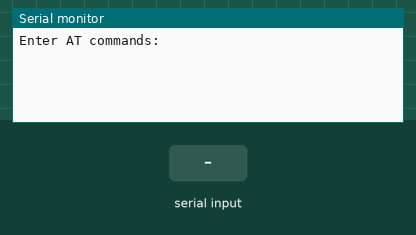
This sketch was run on a simulated Arduino Uno, built with avr-gcc and run on an emulated ATmega328P. Shown: the last lines printed to the serial monitor. Inputs (shaded band) come from the test bench.

Above: at 1.2 s.
1.3 s: "1" received over the second serial link
At 2.3 s:
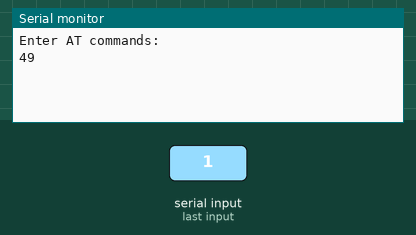
2.8 s: "0" received over the second serial link
At 3.4 s:
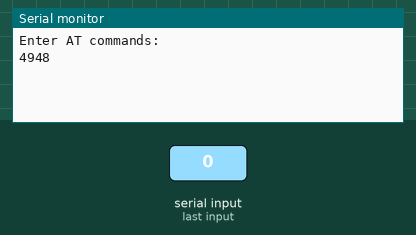

The sketch:

bluetooth.ino
```cpp
 #include <SoftwareSerial.h>
#include <stdio.h>
SoftwareSerial BTserial(2, 3); // RX | TX
// Connect the HC-06 TX to the Arduino RX on pin 2.
// Connect the HC-06 RX to the Arduino TX on pin 3 through a voltage divider.
//
void setup()
{
    Serial.begin(9600);
    Serial.println("Enter AT commands:");

    // HC-06 default serial speed is 9600
    BTserial.begin(9600);
}

void loop()
{

    // Keep reading from HC-06 and send to Arduino Serial Monitor
    if (BTserial.available())
    {
      int recv_byte;
      char recv_val[20];
      recv_byte = BTserial.read();
      sprintf(recv_val, "%d", recv_byte);
        Serial.write(recv_val);
    }

    // Keep reading from Arduino Serial Monitor and send to HC-06
    if (Serial.available())
    {
        BTserial.write(Serial.read());
    }

}
```

Measured:
- after the input at 1.3 s, the serial monitor: prints a new line at once (image 1)
- after the input at 2.8 s, the serial monitor: prints a new line at once (image 2)
